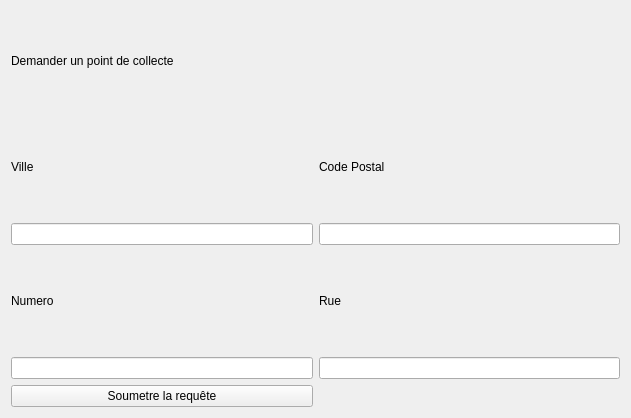
<?xml version="1.0" encoding="UTF-8"?>
<ui version="4.0">
 <class>Demanderpcig</class>
 <widget class="QWidget" name="Demanderpcig">
  <property name="geometry">
   <rect>
    <x>0</x>
    <y>0</y>
    <width>631</width>
    <height>418</height>
   </rect>
  </property>
  <property name="windowTitle">
   <string>Form</string>
  </property>
  <layout class="QGridLayout" name="gridLayout">
   <item row="8" column="0">
    <widget class="QPushButton" name="Requete">
     <property name="text">
      <string>Soumetre la requête</string>
     </property>
    </widget>
   </item>
   <item row="0" column="0">
    <widget class="QLabel" name="label">
     <property name="text">
      <string>Demander un point de collecte</string>
     </property>
    </widget>
   </item>
   <item row="2" column="0">
    <widget class="QLineEdit" name="Ville"/>
   </item>
   <item row="1" column="0">
    <widget class="QLabel" name="VilleLabel">
     <property name="text">
      <string>Ville</string>
     </property>
    </widget>
   </item>
   <item row="3" column="0">
    <widget class="QLabel" name="NumeroLabel">
     <property name="text">
      <string>Numero</string>
     </property>
    </widget>
   </item>
   <item row="5" column="0">
    <widget class="QLineEdit" name="Numero"/>
   </item>
   <item row="2" column="1">
    <widget class="QLineEdit" name="Postal"/>
   </item>
   <item row="1" column="1">
    <widget class="QLabel" name="PostalLabel">
     <property name="text">
      <string>Code Postal</string>
     </property>
    </widget>
   </item>
   <item row="5" column="1">
    <widget class="QLineEdit" name="Rue"/>
   </item>
   <item row="3" column="1">
    <widget class="QLabel" name="RueLabel">
     <property name="text">
      <string>Rue</string>
     </property>
    </widget>
   </item>
  </layout>
 </widget>
 <resources/>
 <connections/>
</ui>
